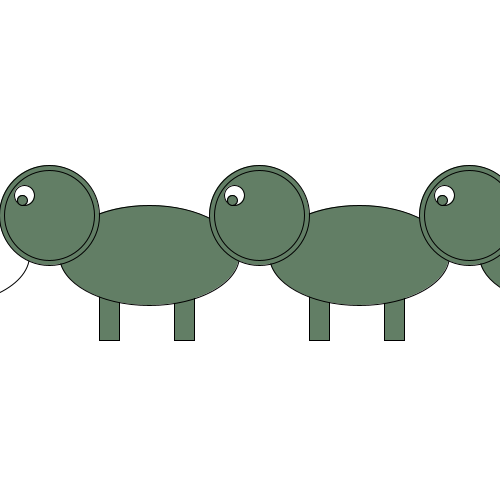
Frame 1 (no input)
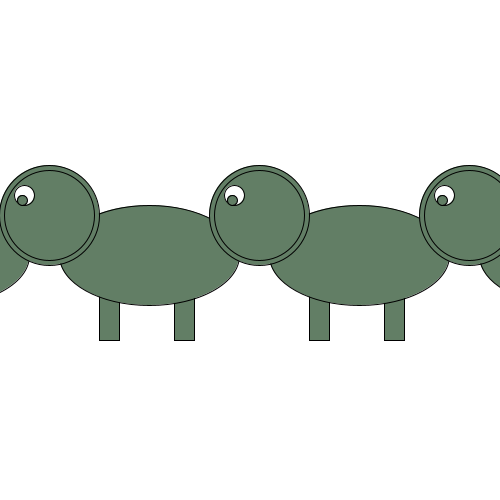
Frame 60 (the mouse pressed at the canvas centre just before this capture)
Frame 120 (the mouse held since frame 60 and released just before this capture): identical to frame 60, image omitted

The Processing sketch that drew these frames (run headless with seeded random() and noise(); from frame 60 on, the mouse is pressed at the canvas centre):

// Processing sketch: processing_132364
// ── processing_132364.pde

int monsterX;
int monsterY;

void setup() {

  size(500, 500);
  monsterX = 300;
  monsterY = 190;



}

void draw() {
  background(255, 255, 255);
  for (int i = 0; i < 10; i = i + 1){
    tekenMonster (-61+(i*210),255);
}


  
}

void tekenMonster(int monsterX, int monsterY){ 
  //legs

  stroke(0);
  rect(monsterX-50, monsterY+35, 20, 50);

  stroke(0);
  rect(monsterX+25, monsterY+35, 20, 50);
  
  //body
  stroke(0);
  ellipseMode(CENTER);
  ellipse(monsterX, monsterY, 180, 100);

  //head
  
  stroke(0);
  ellipseMode(CENTER);
  ellipse(monsterX-100, monsterY-40, 100, 100);

  stroke(0);
  ellipseMode(CENTER);
  ellipse(monsterX-100, monsterY-40, 90, 90);

  fill(255, 255, 255);
  ellipseMode(CENTER);
  ellipse(monsterX-125, monsterY-60, 20, 20);

  fill(0);
  ellipseMode(CENTER);
  ellipse(monsterX-127, monsterY-55, 9, 9);

  fill(98, 126, 101);
  ellipseMode(CENTER);
  ellipse(monsterX-127, monsterY-55, 10, 10);
}


   
